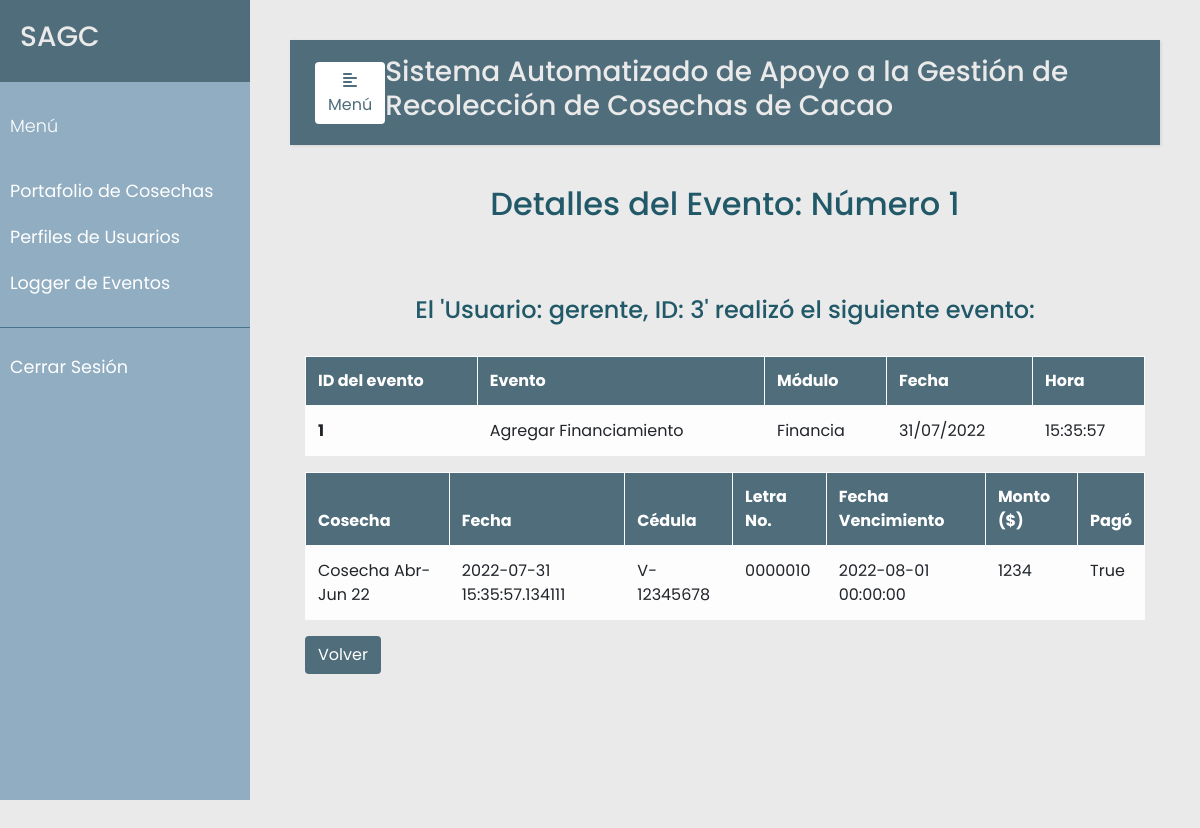
/eventos/1/detalles (signed in), run on the app's committed database.
### src/models.py (models this page shows, shortened)
class Evento(db.Model):
    __tablename__ = 'eventos'
    id = db.Column(db.Integer, primary_key=True)
    usuario = db.Column(db.Integer, db.ForeignKey('usuarios.id'), nullable=False)
    evento = db.Column(db.String(120), nullable=False)
    modulo = db.Column(db.String(120), nullable=False)
    fecha = db.Column(db.DateTime, nullable=False)
    descripcion = db.Column(db.String(120), nullable=False)

### src/eventos.py (the view)
@app.route('/eventos/<evento_id>/detalles')
@login_required
def detalles(evento_id):
    evento = Evento.query.filter_by(id=evento_id).first()
    if ';' in evento.descripcion:
        desc = evento.descripcion.split(';')
    else:
        desc = [evento.descripcion]
    for i in range(len(desc)):
        d = desc[i].replace('\'','').split('(', 1)
        descripcion = d[1].rsplit(')', 1)[0].split(', ')
        desc[i] = descripcion
    if evento.modulo == 'Perfiles':
        columns = ["Nombre del Usuario", "Nombre", "Apellido", "Rol"]
        for i in range(len(desc)):
            rol = desc[i][len(desc[i])-1]
            print(rol)
            if rol == "1":
                desc[i][len(desc[i])-1] = "Administrador"
            elif rol == "2":
                desc[i][len(desc[i])-1] = "Analista de Ventas"
            elif rol == "3":
                desc[i][len(desc[i])-1] = "Vendedor"
            elif rol == "4":
                desc[i][len(desc[i])-1] = "Gerente"
    elif evento.modulo == 'Cosecha':
        columns = ["Descripción", "Fecha Inicio", "Fecha Fin"]
    elif evento.modulo == 'Recolector':
        columns = ["Cédula", "Apellido", "Nombre", "Teléfono Local", "Celular", "Tipo-Recolector", "Dirección 1", "Dirección 2"]
    elif evento.modulo == 'Tipo Recolector':
        columns = ["Descripción", "Precio"]
    elif evento.modulo == 'Compra':
        columns = ["Cosecha", "Fecha", "Cédula", "Cacao", "Precio ($)", "Cantidad (Kg)", "Humedad (%)", "Merma (%)", "Merma (Kg)", "Cantidad Total (Kg)", "Monto ($)"]
    elif evento.modulo == 'Financia':
        columns = ["Cosecha", "Fecha", "Cédula", "Letra No.", "Fecha Vencimiento", "Monto ($)", "Pagó"]
    print(desc)
    return render_template('eventos_detalles.html', e=evento, columns=columns, descripcion=desc, update=False if len(desc) == 1 else True)

### src/decoradores.py (called while the page is built)
def login_required(f):
    @wraps(f)
    def wrap(*args, **kwargs):
        if 'logged_in' in session:
            return f(*args, **kwargs)
        else:
            flash('Necesitas iniciar sesión primero')
            return redirect(url_for('login'))
    return wrap

### templates/eventos_detalles.html (shortened to what this page needs)
{% extends "base.html" %}
{% set active_page = "detalles_eventos" %}
{% block content %}
<section class="vh-100">
    <div class="container h-100">
        <p class="text-center h2 fw-bold mb-5 mx-1 mx-md-4 mt-4">Detalles del Evento: Número {{e.id}}</p>
        <br/>
        <h4 class="text-center">El '{{ e.usuario }}' realizó el siguiente evento: </h5>
        <br/>
        <table class="table table-bordered table-light table-hover">
          <thead>
            <tr>
              <th scope="col">ID del evento</th>
              <th scope="col">Evento</th>
              <th scope="col">Módulo</th>
              <th scope="col">Fecha</th>
              <th scope="col">Hora</th>
            </tr>
          </thead>
          <tbody>
            <tr>
              <th>{{e.id}}</th>
              <td>{{ e.evento }}</td>
              <td>{{ e.modulo }}</td>
              <td>{{ e.fecha.strftime("%d/%m/%Y") }}</td>
              <td>{{ e.fecha.strftime("%H:%M:%S") }}</td>
            </tr>
          </tbody>
        </table>
        <table class="table table-bordered table-light table-hover">
          <thead>
            <tr>
              {% for c in columns %}
              <th scope="col">{{ c }}</th>
              {% endfor %}
            </tr>
          </thead>
          <tbody>
            <tr>
              {% for d in descripcion[0] %}
              <td>{{ d }}</td>
              {% endfor %}
            </tr>
          </tbody>
        </table>
        <div class="row">
          <div class="col-md-12">
            <a href="/eventos" class="btn action">Volver</a>
          </div>
        </div>
    </div>
</section>
{% endblock %}

### static/css/styles.css (style rules this page uses)
body { font-family: 'Poppins', sans-serif; background: #EAEAEA; }
p { font-family: 'Poppins', sans-serif; font-size: 1.1em; font-weight: 300; line-height: 1.7em; color: #215968; }
h4 { color: #215968; }
a, a:hover, a:focus { color: inherit; text-decoration: none; transition: all 0.3s; }
.btn.action { color:#fff; background-color:#4F6D7A; }
thead { color:#fff; background-color:#4F6D7A; }

### data on the page
Evento: id "1", usuario "Usuario: gerente, ID: 3", evento "Agregar Financiamiento", modulo "Financia", fecha "31/07/2022", fecha "15:35:57"

### other printed values
{{ c }} "Cosecha" "Fecha" "Cédula" "Letra No." "Fecha Vencimiento" "Monto ($)" "Pagó"
{{ d }} "Cosecha Abr-Jun 22" "2022-07-31 15:35:57.134111" "V-12345678" "0000010" "2022-08-01 00:00:00" "1234" "True"
